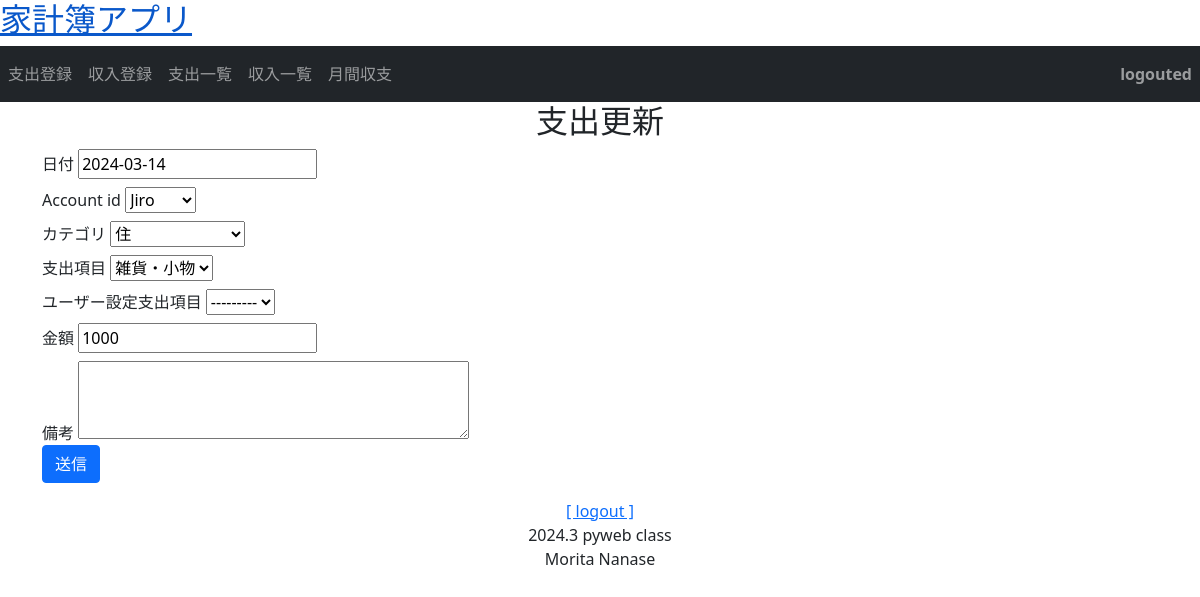
Page /money/payment_update/3/ on the committed database.
### money/models.py (models this page shows, shortened)
class Payment(models.Model):
    date = models.DateField('日付')
    account_id = models.ForeignKey(User, on_delete=models.SET_NULL, null=True)
    category = models.ForeignKey(PaymentCategory, on_delete=models.PROTECT, verbose_name='カテゴリ')
    item = models.ForeignKey(PaymentItem, verbose_name='支出項目', on_delete=models.SET_NULL, null=True, blank=True)
    user_item = models.ForeignKey(PaymentOrigItem, verbose_name='ユーザー設定支出項目', on_delete=models.SET_NULL, null=True, blank=True)
    price = models.IntegerField('金額')
    description = models.TextField('備考', null=True, blank=True)

### accounts/models.py (models this page shows)
class User(AbstractBaseUser, PermissionsMixin):
    account_id = models.CharField(
        verbose_name=_("account_id"),
        unique=True,
        max_length=10
    )
    email = models.EmailField(
        verbose_name=_("email"),
        unique=True
    )
    family_name = models.ForeignKey(
        Family,
        verbose_name=_("家名"),
        on_delete=models.CASCADE,
        null=True,
        default=None  # デフォルト値
    )
    first_name = models.CharField(
        verbose_name=_("名前"),
        max_length=150,
        null=True,
        blank=False
    )
    is_superuser = models.BooleanField(
        verbose_name=_("is_superuer"),
        default=False
    )
    is_staff = models.BooleanField(
        verbose_name=_('staff status'),
        default=True,
    )
    is_active = models.BooleanField(
        verbose_name=_('active'),
        default=True,
    )
    created_at = models.DateTimeField(
        verbose_name=_("created_at"),
        auto_now_add=True
    )
    updated_at = models.DateTimeField(
        verbose_name=_("updateded_at"),
        auto_now=True
    )
    objects = UserManager()
    USERNAME_FIELD = 'account_id' # ログイン時、ユーザー名の代わりにaccount_idを使用
    REQUIRED_FIELDS = ['email']  # スーパーユーザー作成時にemailも設定
    def __str__(self):
        return self.account_id

### money/views.py (the view, shortened to what this page needs)
# urls.py: path('money/payment_update/<int:pk>/', views.PaymentUpdate.as_view(), name='payment_update'),
class PaymentUpdate(generic.UpdateView):
    template_name = 'money/create.html'
    model = Payment
    form_class = PaymentCreateForm
    def get_context_data(self, **kwargs): # オーバーライド
        context = super().get_context_data(**kwargs) # 親クラスの get_context_dataメソッドを実行
        context['page_title'] = '支出更新' # contextに追加
        return context

### money/forms.py
class PaymentCreateForm(forms.ModelForm):
    class Meta:
        model = Payment
        fields = '__all__'
        widgets = {
            'description': forms.Textarea(attrs={'rows': 3})  # 備考欄の大きさを3行に設定
        }
    def __init__(self, *args, **kwargs):
        super().__init__(*args, **kwargs)
        for field in self.fields.values():
            field.widget.attrs['class'] = 'form'
            field.widget.attrs['autocomplete'] = 'off'

### money/models.py (called while the page is built)
    def __str__(self):
        return self.name

    def __str__(self):
        return self.name

### money/my_context_processor.py (called while the page is built)
def common(request): # 家計簿アプリの共通コンテクスト
    now = timezone.now()
    return {"now_year": now.year,
            "now_month": now.month}

### money/templates/money/create.html (shortened to what this page needs)
{% extends 'money/base.html' %}
{% block title %}
  <h2>{{ page_title }}</h2>
{% endblock %}
{% block content %}
  <form method="POST">
    {% for field in form %}
    <div class="mt-2">
      <label class="label mr-4">{{ field.label }}</label>
      {{ field }}
    </div>
    {% endfor %}
    <button class="btn btn-primary" type="submit" name="button">送信</button>
  </form>
<link rel="stylesheet" href="https://cdnjs.cloudflare.com/ajax/libs/jqueryui/1.12.1/themes/base/jquery-ui.min.css">
{% endblock %}

### rows in the picture
Payment: form "2024-03-14" "住" "雑貨・小物" "---------" "1000"
User: form "Jiro"

### other values in the picture
{{ page_title }} "支出更新"
{{ field.label }} "日付" "Account id" "カテゴリ" "支出項目" "ユーザー設定支出項目" "金額" "備考"
